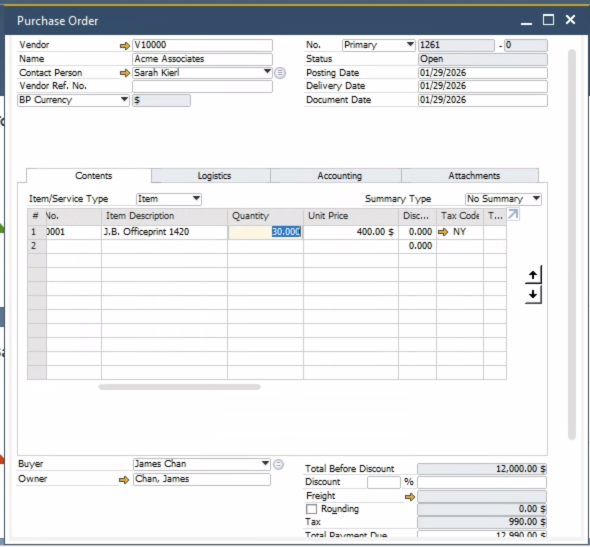
#> input picture input/po2.png, 1180 x 1094 px (shown at 1/2 size)
$ python -i generate_invoice.py   (imports and definitions only)
#> lines starting #> are read from the running program, lines starting #| are printed output that depends on the picture
#> in extract_po_data, img_original is the input picture: PIL image 1180x1094 RGBA; mean R, G, B, A 231.8, 232.5, 234.8, 255
#!/usr/bin/env python3
"""
Invoice Generator - End-to-end PO screenshot to PDF invoice.
Usage: python generate_invoice.py input/po2.png
"""

import sys
import re
import json
from pathlib import Path
from datetime import datetime

import pytesseract
from PIL import Image, ImageEnhance, ImageFilter

# Import pdf_filler directly
import importlib.util
spec = importlib.util.spec_from_file_location('pdf_filler', 'utils/pdf_filler.py')
pdf_filler = importlib.util.module_from_spec(spec)
# [1 line not run here, left out]


def preprocess_image(img):
    """Preprocess image for better OCR accuracy."""
    # Convert to RGB if necessary
    if img.mode != 'RGB':
        img = img.convert('RGB')

    # Scale up small images for better OCR
    width, height = img.size
#> width = 1180; height = 1094
    if width < 1500:
        scale = 1500 / width
#> scale = 1.27
        img = img.resize((int(width * scale), int(height * scale)), Image.LANCZOS)
#> img: PIL image 1500x1390 RGB

    # Convert to grayscale
    img_gray = img.convert('L')
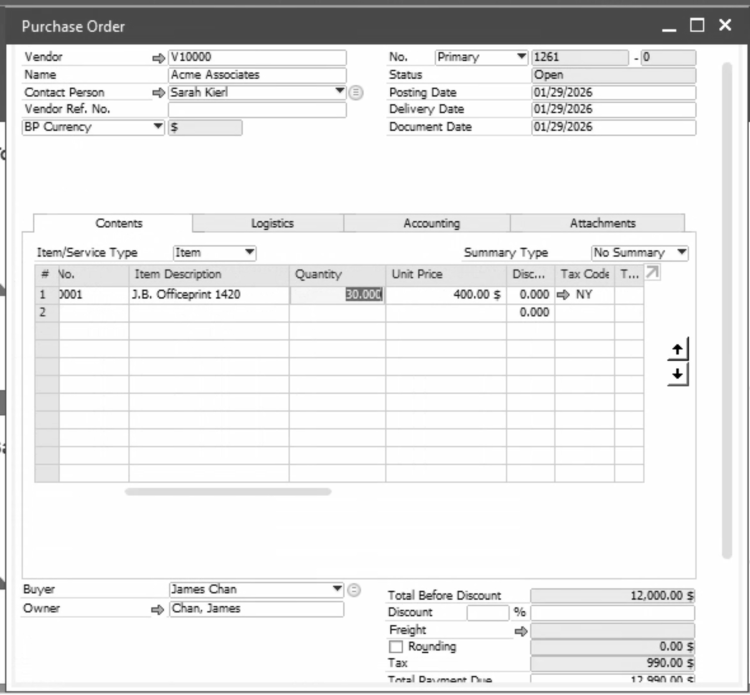
#> img_gray: PIL image 1500x1390 L (shown at 1/2 size); min 0, max 255, mean 232.4

    # Increase contrast
    enhancer = ImageEnhance.Contrast(img_gray)
    img_contrast = enhancer.enhance(2.0)
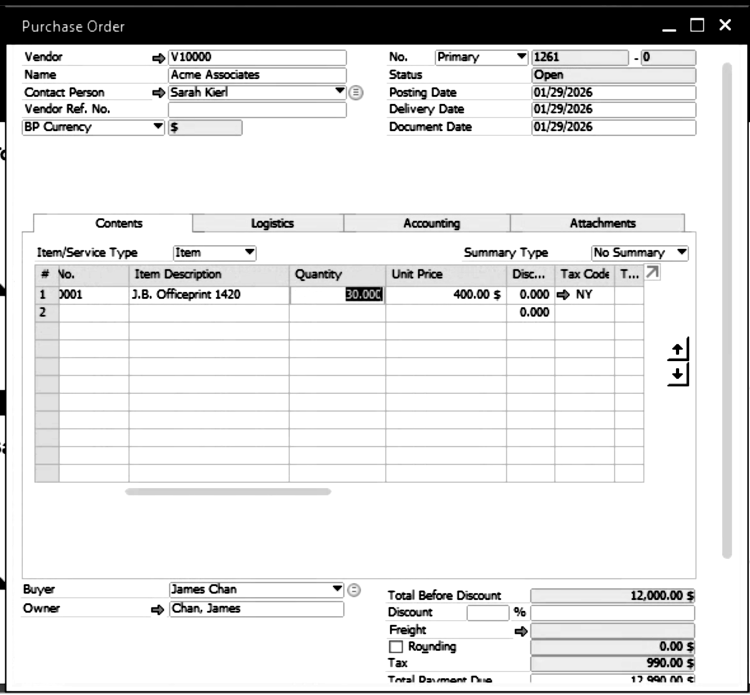
#> img_contrast: PIL image 1500x1390 L (shown at 1/2 size); min 0, max 255, mean 223.9

    # Sharpen
    img_sharp = img_contrast.filter(ImageFilter.SHARPEN)

    return img_sharp


def extract_po_data(image_path: str) -> dict:
    """Extract PO data from screenshot using OCR."""
    img_original = Image.open(image_path)

    # Try both preprocessed and original images for better coverage
    img_preprocessed = preprocess_image(img_original)

    # OCR preprocessed image
#> (the run stopped early here; a loop or call above may not have finished)

$ run again, on input/po3.png
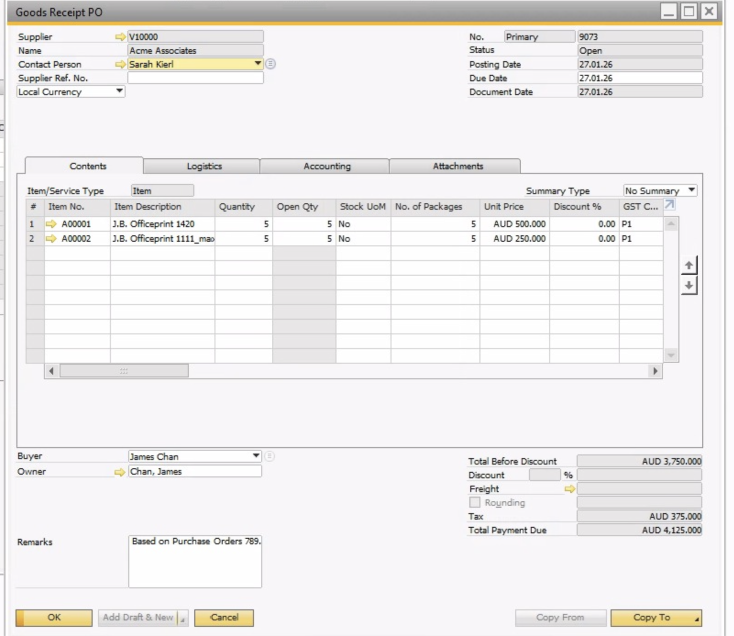
#> input picture input/po3.png, 1468 x 1272 px (shown at 1/2 size)
#> in extract_po_data, img_original is the input picture: PIL image 1468x1272 RGBA; mean R, G, B, A 238.6, 236.7, 237, 255
#> in preprocess_image, `img_gray = img.convert('L')`:
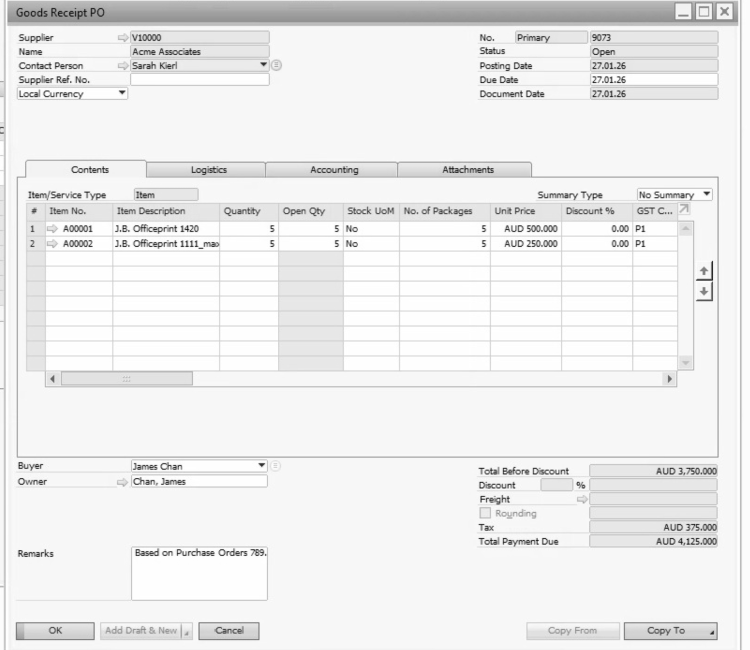
#> img_gray: PIL image 1500x1299 L (shown at 1/2 size); min 0, max 255, mean 237.4
#> in preprocess_image, `img_contrast = enhancer.enhance(2.0)`:
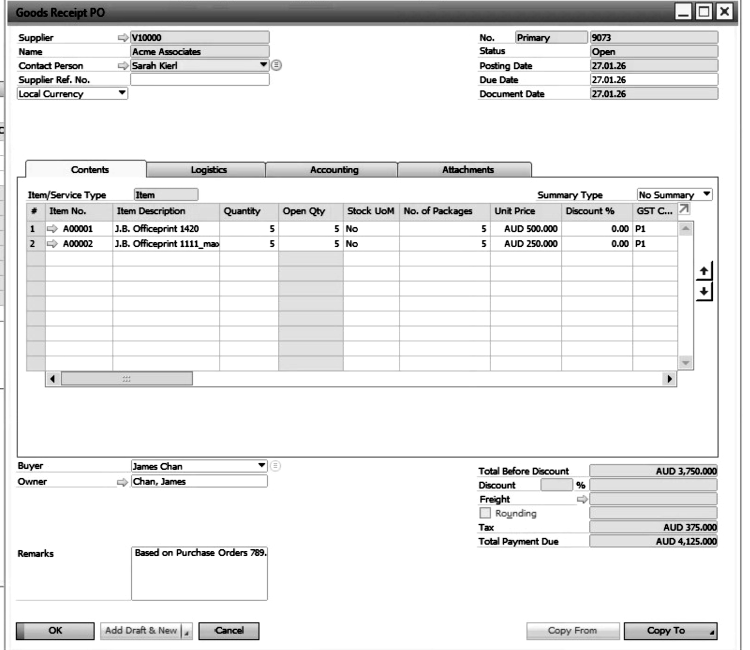
#> img_contrast: PIL image 1500x1299 L (shown at 1/2 size); min 0, max 255, mean 234.5

$ run again, on input/po4.png
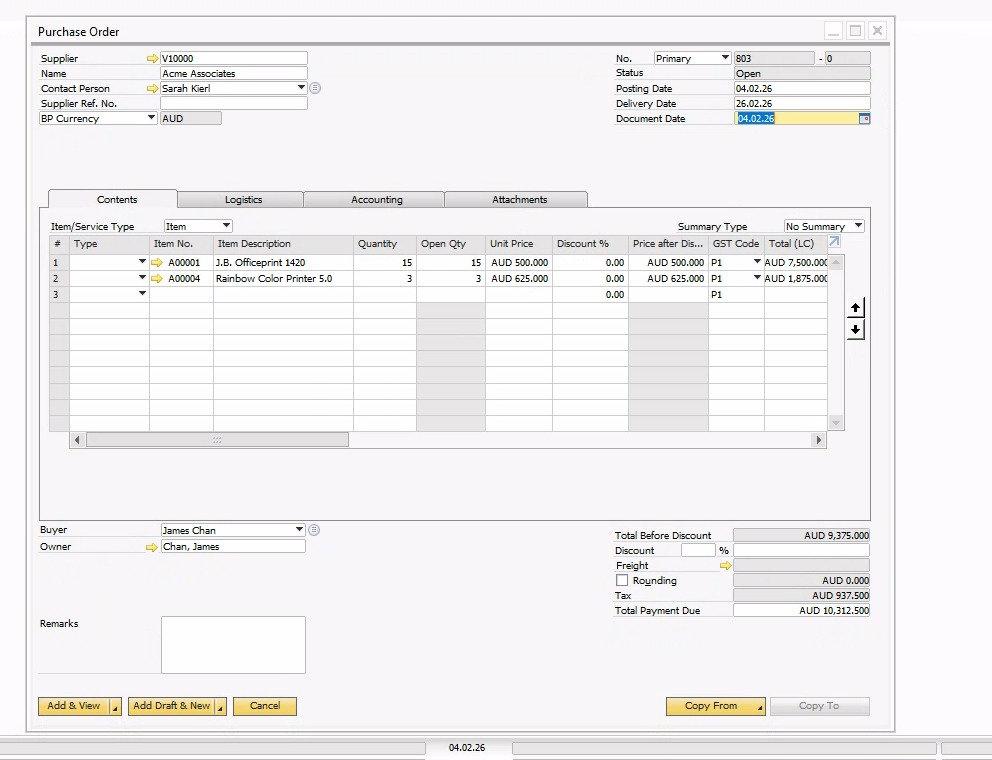
#> input picture input/po4.png, 992 x 760 px
#> in extract_po_data, img_original is the input picture: PIL image 992x760 RGB; mean R, G, B 242, 240.3, 241.6
#> in preprocess_image, `img_gray = img.convert('L')`:
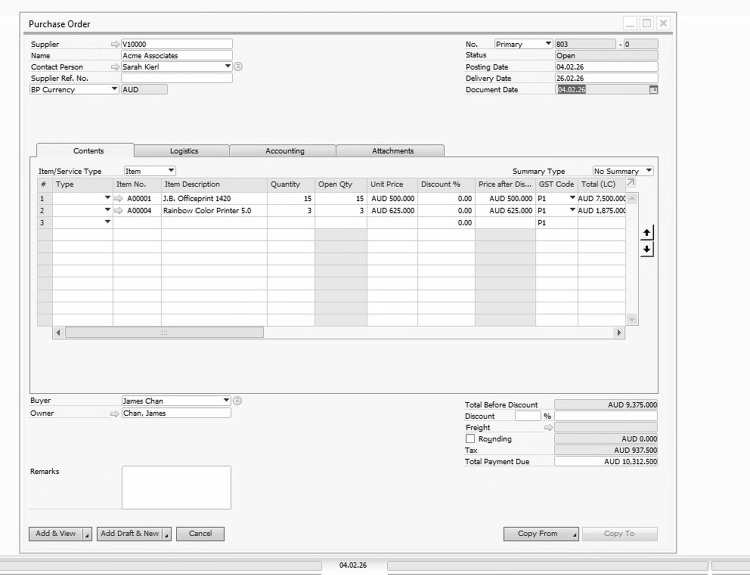
#> img_gray: PIL image 1500x1149 L (shown at 1/2 size); min 0, max 255, mean 240.7
#> in preprocess_image, `img_contrast = enhancer.enhance(2.0)`:
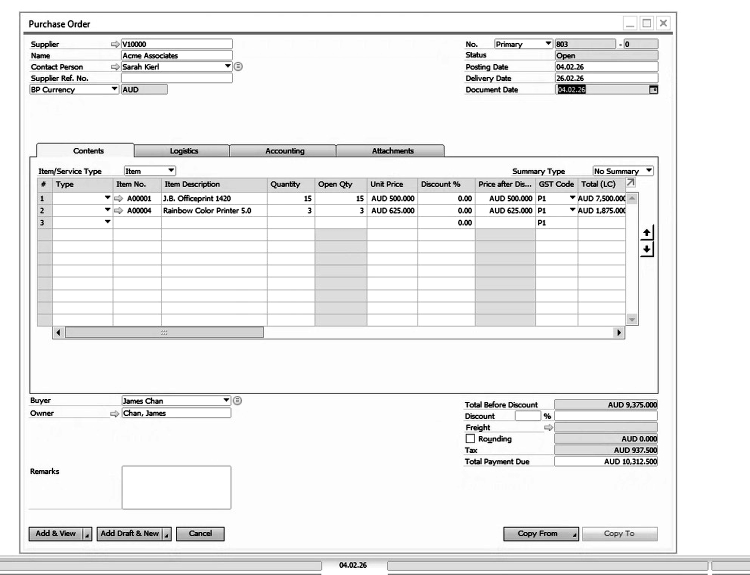
#> img_contrast: PIL image 1500x1149 L (shown at 1/2 size); min 0, max 255, mean 238.3

$ run again, on input/po.png
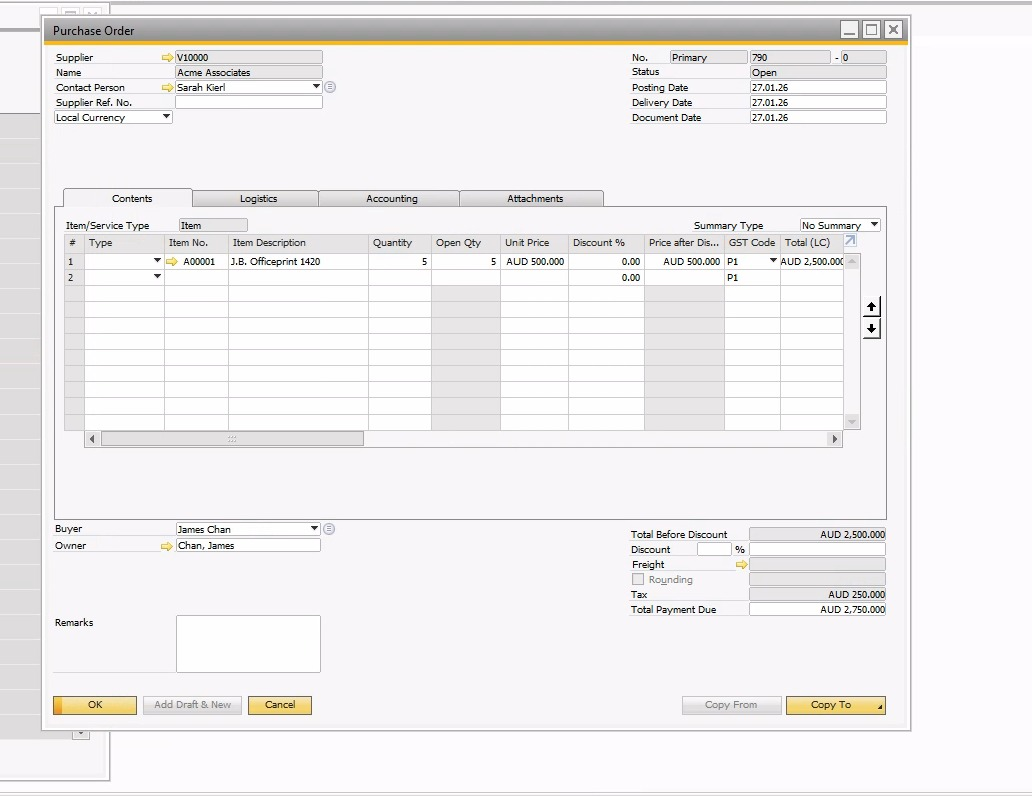
#> input picture input/po.png, 1032 x 796 px
#> in extract_po_data, img_original is the input picture: PIL image 1032x796 RGB; mean R, G, B 240.9, 239, 239.8
#> in preprocess_image, `img_gray = img.convert('L')`:
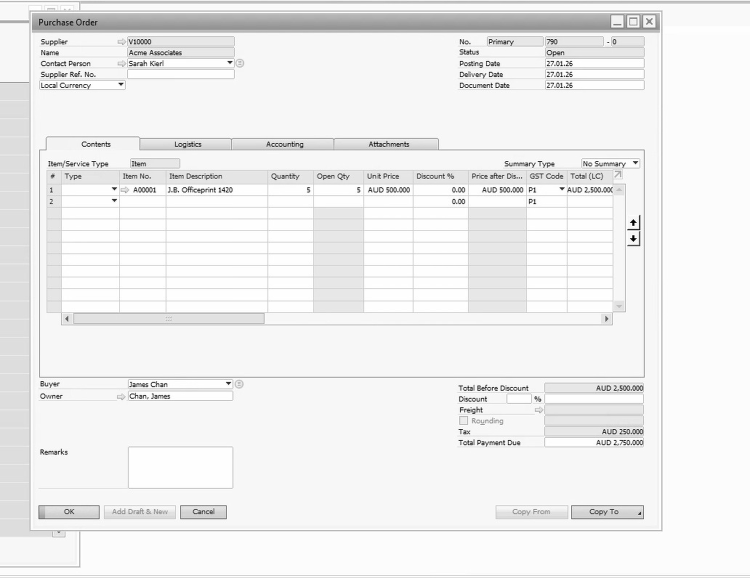
#> img_gray: PIL image 1500x1156 L (shown at 1/2 size); min 0, max 255, mean 239.5
#> in preprocess_image, `img_contrast = enhancer.enhance(2.0)`:
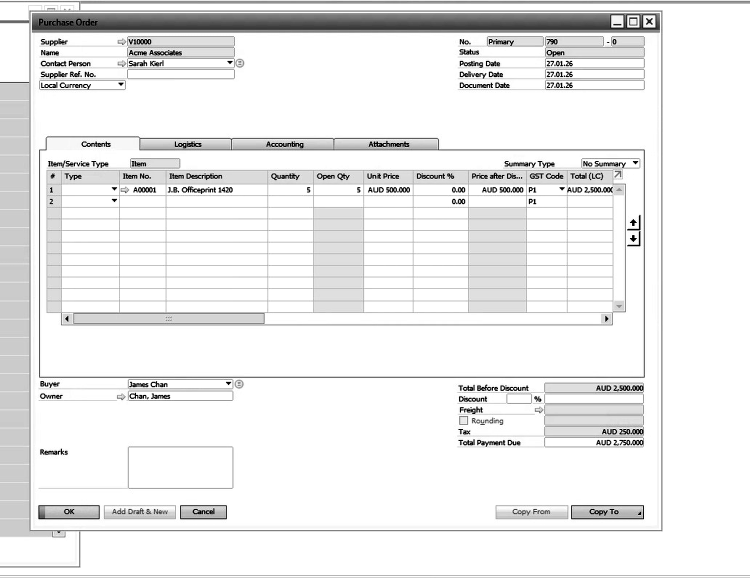
#> img_contrast: PIL image 1500x1156 L (shown at 1/2 size); min 0, max 255, mean 236.7
